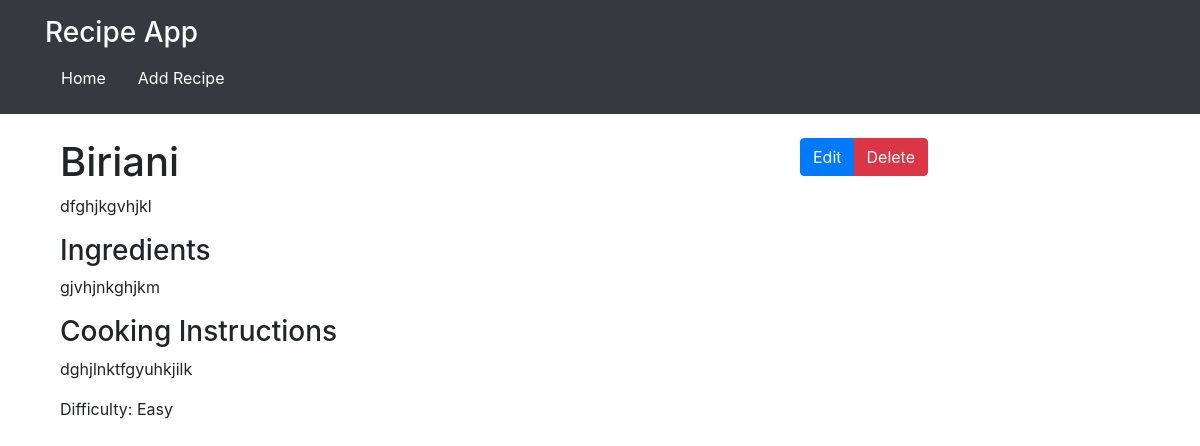
Screenshot of /recipe/6/ with the database file from the repository.
### recipes/models.py (models this page shows, shortened)
class Recipe(models.Model):
    DIFFICULTY_CHOICES = [
        ('easy', 'Easy'),
        ('medium', 'Medium'),
        ('hard', 'Hard'),
    ]
    title = models.CharField(max_length=200)
    description = models.TextField()
    ingredients = models.TextField()
    ingredients = models.TextField()
    cooking_instructions = models.TextField()
    difficulty = models.CharField(
        max_length=6,
        choices=DIFFICULTY_CHOICES,
        default=DIFFICULTY_CHOICES[1][0],
    )

### recipes/views.py (the view)
# urls.py: path('recipe/<int:pk>/', RecipeDetailView.as_view(), name='recipe_detail'),
class RecipeDetailView(DetailView):
    model = Recipe
    template_name ='recipes/recipe_detail.html'

### recipes/templates/recipes/recipe_detail.html
{% extends "base_generic.html" %}
{% block content %}
<div class="container">
    <div class="row">
        <div class="col-md-8">
            <h1>{{ recipe.title }}</h1>
            <p>{{ recipe.description }}</p>
            <h3>Ingredients</h3>
            <p>{{ recipe.ingredients }}</p>
            <h3>Cooking Instructions</h3>
            <p>{{ recipe.cooking_instructions }}</p>
            <p>Difficulty: {{ recipe.get_difficulty_display }}</p>
        </div>
        <div class="col-md-4">
            <div class="btn-group">
                <a href="{% url 'recipes:recipe_edit' recipe.id %}" class="btn btn-primary">Edit</a>
                <a href="{% url 'recipes:recipe_delete' recipe.id %}" class="btn btn-danger">Delete</a>
            </div>
        </div>
    </div>
</div>
{% endblock %}

### rows the page displays
Recipe: title "Biriani", description "dfghjkgvhjkl", ingredients "gjvhjnkghjkm", cooking_instructions "dghjlnktfgyuhkjilk", difficulty "Easy"
